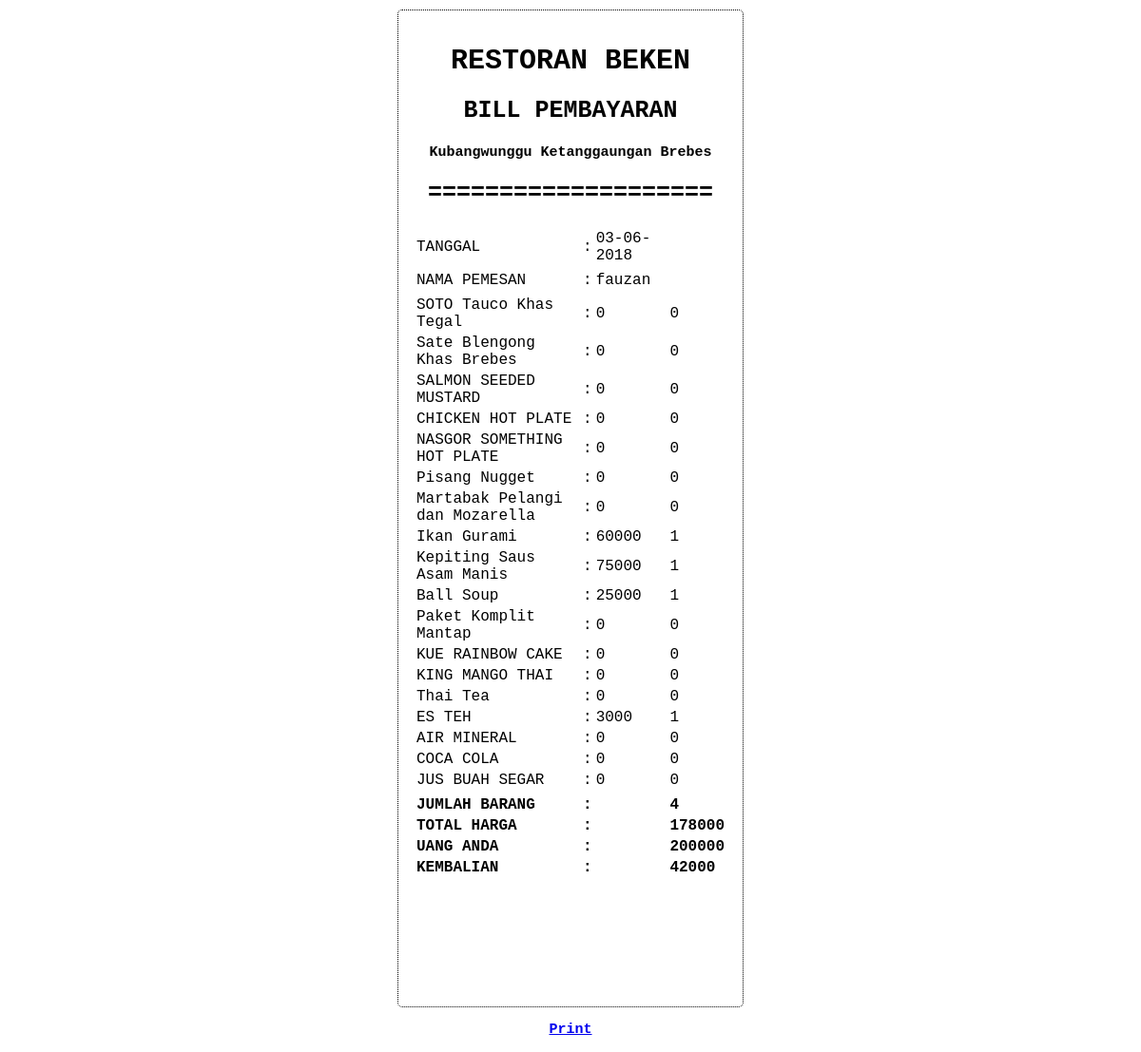
The page /struck.php?user=6 on the database its author committed.
### tables this page shows
CREATE TABLE `pes` (
  `Id_Pesanan` int(11) NOT NULL,
  `Nama_Customer` varchar(100) NOT NULL,
  `Alamat` varchar(100) NOT NULL,
  `Tanggal` date NOT NULL,
  `order1` int(11) NOT NULL,
  `order2` int(11) NOT NULL,
  `order3` int(11) NOT NULL,
  `order4` int(11) NOT NULL,
  `order5` int(11) NOT NULL,
  `order6` int(11) NOT NULL,
  `order7` int(11) NOT NULL,
  `order8` int(11) NOT NULL,
  `order9` int(11) NOT NULL,
  `order10` int(11) NOT NULL,
  `order11` int(11) NOT NULL,
  `order12` int(11) NOT NULL,
  `order13` int(11) NOT NULL,
  `order14` int(11) NOT NULL,
  `order15` int(11) NOT NULL,
  `order16` int(11) NOT NULL,
  `order17` int(11) NOT NULL,
  `order18` int(11) NOT NULL,
  `Jumlah_Total` int(11) NOT NULL,
  `Jumlah_Barang` int(11) NOT NULL,
  `Diskon` int(11) NOT NULL,
  `Jumlah_Bayar` int(11) NOT NULL,
  `Uang_Anda` int(11) NOT NULL,
  `Kembalian` int(11) NOT NULL
);

### struck.php (the view, shortened to what this page needs)
<html>
<head>
	<link href ="struk.css" rel = "stylesheet" type="text/css" media = "all" />
</head>
<body>
	<div class="container">
		<h1> RESTORAN BEKEN </h1>
		<h2> BILL PEMBAYARAN </h2>
		<h3> Kubangwunggu Ketanggaungan Brebes</h3>
		<h2> ==================== </h2>
<?php
$tgl_skrg = date("d-m-Y");
$host = "localhost";
$username = "root";
$password = "";
$db_name = "restoranbeken";
$konek = new mysqli($host, $username, $password , $db_name);
if($konek->connect_error){
  die("Koneksi Gagal Karena : ". $konek->connect_error);
}else {
$user = $_GET['user'];
$sql = "select * from pes where Id_Pesanan = '$user' ";
$data = $konek->query($sql);
echo "<table border='0'>";
if ($data->num_rows > 0){
	while ($row = $data->fetch_assoc()) {
		echo "<h3><tr>";
		echo "<td>TANGGAL </td>";
		echo "<td> : </td>";
		echo "<td> $tgl_skrg </td>";
		echo "</tr>";
		echo "<td></td>";
		echo "<tr>";
		echo "<td> NAMA PEMESAN </td>";
		echo "<td> : </td>";
		echo "<td>".$row['Nama_Customer']."</td>";
		echo "</tr>";
		echo "<td></td>";
		echo "<tr>";
		echo "<td> SOTO Tauco Khas Tegal </td>";
		echo "<td> : </td>";
		echo "<td>".$row['order1']*15000;
		echo "</td>";
		echo "<td>".$row['order1']."</td>";
		echo "</tr>";
		echo "<tr>";
		echo "<td> Sate Blengong Khas Brebes </td>";
		echo "<td> : </td>";
		echo "<td>".$row['order2']*20000;
		echo "</td>";
		echo "<td>".$row['order2']."</td>";
		echo "</tr>";
		echo "<tr>";
		echo "<td> SALMON SEEDED MUSTARD</td>";
		echo "<td> : </td>";
		echo "<td>".$row['order3']*75000;
		echo "</td>";
		echo "<td>".$row['order3']."</td>";
		echo "</tr>";
		echo "<tr>";
		echo "<td> CHICKEN HOT PLATE </td>";
		echo "<td> : </td>";
		echo "<td>".$row['order4']*20000;
		echo "</td>";
		echo "<td>".$row['order4']."</td>";
		echo "</tr>";
		echo "<tr>";
		echo "<td> NASGOR SOMETHING HOT PLATE </td>";
		echo "<td> : </td>";
		echo "<td>".$row['order5']*20000;
		echo "</td>";
		echo "<td>".$row['order5']."</td>";
		echo "</tr>";
		echo "<tr>";
		echo "<td> Pisang Nugget </td>";
		echo "<td> : </td>";
		echo "<td>".$row['order6']*25000;
		echo "</td>";
		echo "<td>".$row['order6']."</td>";
		echo "</tr>";
		echo "<tr>";
		echo "<td> Martabak Pelangi dan Mozarella </td>";
		echo "<td> : </td>";
		echo "<td>".$row['order7']*50000;
		echo "</td>";
		echo "<td>".$row['order7']."</td>";
		echo "</tr>";
		echo "<tr>";
		echo "<td> Ikan Gurami </td>";
		echo "<td> : </td>";
		echo "<td>".$row['order8']*60000;
		echo "</td>";
		echo "<td>".$row['order8']."</td>";
		echo "</tr>";
		echo "<tr>";
		echo "<td> Kepiting Saus Asam Manis </td>";
		echo "<td> : </td>";
		echo "<td>".$row['order9']*75000;
		echo "</td>";
		echo "<td>".$row['order9']."</td>";
		echo "</tr>";
		echo "<tr>";
		echo "<td> Ball Soup </td>";
		echo "<td> : </td>";
		echo "<td>".$row['order10']*25000;
		echo "</td>";
		echo "<td>".$row['order10']."</td>";
		echo "</tr>";
		echo "<tr>";
		echo "<td> Paket Komplit Mantap</td>";
		echo "<td> : </td>";
		echo "<td>".$row['order11']*220000;
		echo "</td>";
		echo "<td>".$row['order11']."</td>";
		echo "</tr>";
		echo "<tr>";
		echo "<td> KUE RAINBOW CAKE</td>";
		echo "<td> : </td>";
		echo "<td>".$row['order12']*20000;
		echo "</td>";
		echo "<td>".$row['order12']."</td>";
		echo "</tr>";
		echo "<tr>";
		echo "<td> KING MANGO THAI </td>";
		echo "<td> : </td>";
		echo "<td>".$row['order13']*25000;
		echo "</td>";
		echo "<td>".$row['order13']."</td>";
		echo "</tr>";
		echo "<tr>";
		echo "<td> Thai Tea </td>";
		echo "<td> : </td>";
		echo "<td>".$row['order14']*20000;
		echo "</td>";
		echo "<td>".$row['order14']."</td>";
		echo "</tr>";
		echo "<tr>";
		echo "<td> ES TEH  </td>";
		echo "<td> : </td>";
		echo "<td>".$row['order15']*3000;
		echo "</td>";
		echo "<td>".$row['order15']."</td>";
		echo "</tr>";
		echo "<tr>";
		echo "<td> AIR MINERAL </td>";
		echo "<td> : </td>";
		echo "<td>".$row['order16']*5000;
		echo "</td>";
		echo "<td>".$row['order16']."</td>";
		echo "</tr>";
		echo "<tr>";
		echo "<td> COCA COLA </td>";
		echo "<td> : </td>";
		echo "<td>".$row['order17']*10000;
		echo "</td>";
		echo "<td>".$row['order17']."</td>";
		echo "</tr>";
		echo "<tr>";
		echo "<td> JUS BUAH SEGAR </td>";
		echo "<td> : </td>";
		echo "<td>".$row['order18']*20000;
		echo "</td>";
		echo "<td>".$row['order18']."</td>";
		echo "</tr>";
		echo "<td></td>";
		echo "<tr>";
		echo "<td><b> JUMLAH BARANG </td>";
		echo "<td><b> : </td>";
		echo "<td></td>";
		echo "<td><b>".$row['Jumlah_Barang'];
		echo "</td>";
		echo "</tr>";
		echo "<tr>";
		echo "<td><b> TOTAL HARGA </td>";
		echo "<td><b> : </td>";
		echo "<td></td>";
		echo "<td><b>".$row['Jumlah_Total'];
		echo "</td>";
		echo "</tr>";
		echo "<tr>";
		echo "<td><b> UANG ANDA </td>";
		echo "<td><b> : </td>";
		echo "<td></td>";
		echo "<td><b>".$row['Uang_Anda'];
		echo "</td>";
		echo "</tr>";
		echo "<tr>";
		echo "<td><b> KEMBALIAN </td>";
		echo "<td><b> : </td>";
		echo "<td></td>";
		echo "<td><b>".$row['Kembalian'];
		echo "</td>";
		echo "</tr>";
		echo "</table>";
	}
}else{
	echo"Tidak dapat di cetak";
}
}
?>
</div>
<h3><a href="#" onclick="window.print()"> Print </a> </h3>
</body>
</html>

### struk.css (style rules this page uses)
body { font-family: 'Courier New'; text-align: left; }
.container { width: 330px; height:1000px; background-color: #FFF; border-radius : 5px; margin : 0 auto; border: 1px dotted black; margin-top :10px; padding-top: 1em; padding-bottom: 2em; padding-left: 1em; padding-right: 1em; }
h1 { text-align: center; font-size: 30px; }
h2 { text-align: center; font-size: 25px; }
h3 { text-align: center; font-size: 15px; }

### rows shown on the page
pes: Nama_Customer "fauzan", $row['order1']*15000 "0", order1 "0", $row['order2']*20000 "0", order2 "0", $row['order3']*75000 "0", order3 "0", $row['order4']*20000 "0", order4 "0", $row['order5']*20000 "0", order5 "0", $row['order6']*25000 "0", order6 "0", $row['order7']*50000 "0", order7 "0", $row['order8']*60000 "60000", order8 "1", $row['order9']*75000 "75000", order9 "1", $row['order10']*25000 "25000", order10 "1", $row['order11']*220000 "0", order11 "0", $row['order12']*20000 "0", order12 "0", $row['order13']*25000 "0", order13 "0", $row['order14']*20000 "0", order14 "0", $row['order15']*3000 "3000", order15 "1", $row['order16']*5000 "0", order16 "0", $row['order17']*10000 "0", order17 "0", $row['order18']*20000 "0", order18 "0", Jumlah_Barang "4", Jumlah_Total "178000", Uang_Anda "200000", Kembalian "42000"
